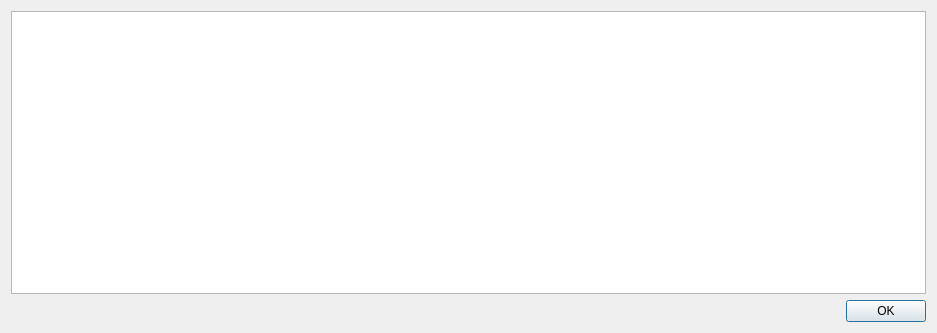
<?xml version="1.0" encoding="UTF-8"?>
<ui version="4.0">
 <class>WindowTree</class>
 <widget class="QDialog" name="WindowTree">
  <property name="geometry">
   <rect>
    <x>0</x>
    <y>0</y>
    <width>937</width>
    <height>333</height>
   </rect>
  </property>
  <property name="windowTitle">
   <string>Dialog</string>
  </property>
  <layout class="QVBoxLayout" name="verticalLayout">
   <item>
    <widget class="QTreeView" name="treeView"/>
   </item>
   <item>
    <layout class="QHBoxLayout" name="horizontalLayout">
     <item>
      <spacer name="horizontalSpacer">
       <property name="orientation">
        <enum>Qt::Horizontal</enum>
       </property>
       <property name="sizeHint" stdset="0">
        <size>
         <width>40</width>
         <height>20</height>
        </size>
       </property>
      </spacer>
     </item>
     <item>
      <widget class="QPushButton" name="button_ok">
       <property name="text">
        <string>OK</string>
       </property>
      </widget>
     </item>
    </layout>
   </item>
  </layout>
 </widget>
 <resources/>
 <connections/>
</ui>
